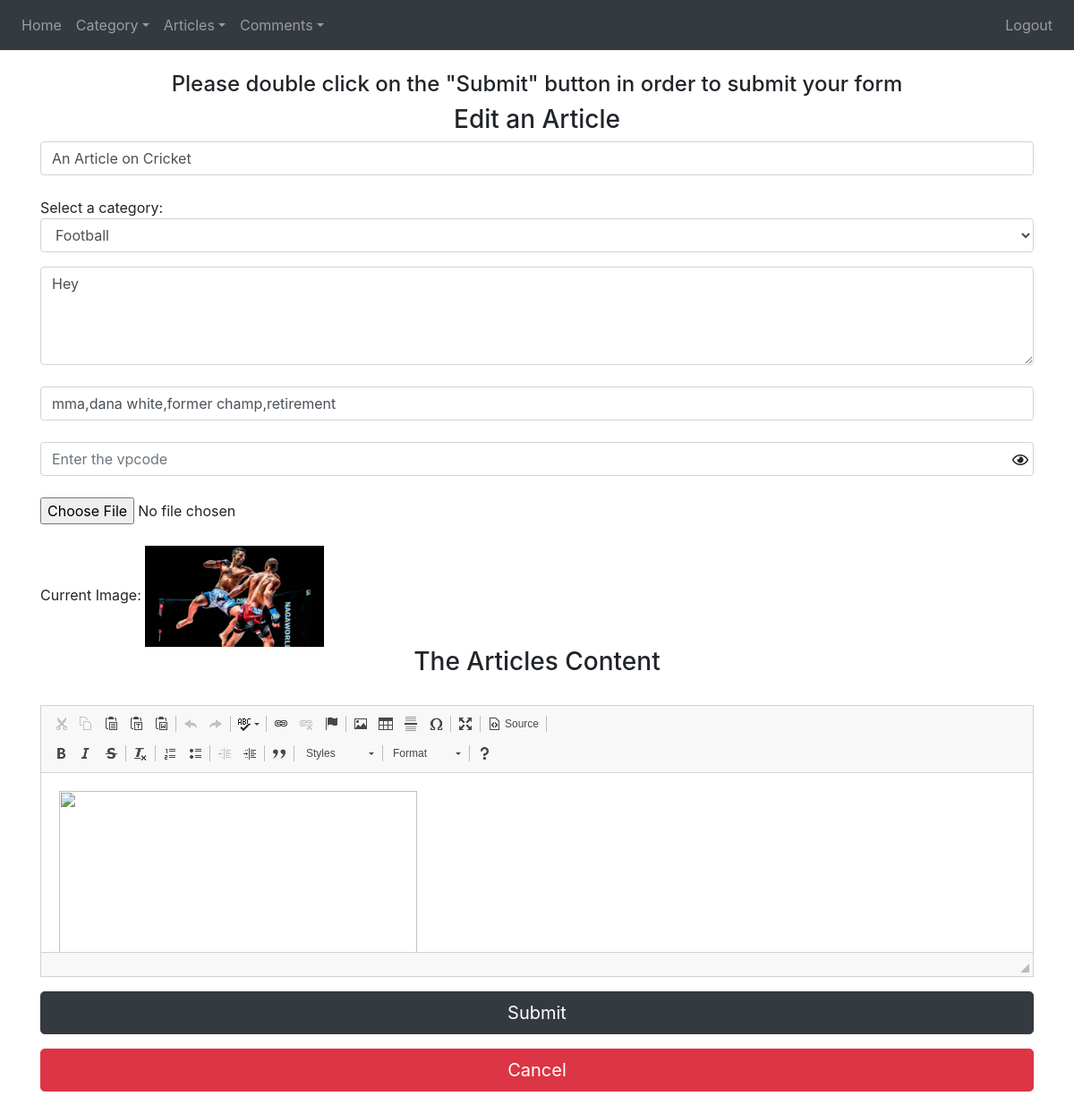
/Articleaddons/editarticle.php?id=44 (signed in), run on the app's committed database.
### tables this page shows
CREATE TABLE `articles` (
  `article_id` int(255) NOT NULL,
  `article_creator` varchar(255) NOT NULL,
  `article_name` varchar(255) NOT NULL,
  `article_summary` varchar(550) NOT NULL,
  `article_key` varchar(255) NOT NULL,
  `article_content` blob NOT NULL,
  `article_category` int(255) NOT NULL,
  `article_create` datetime NOT NULL,
  `article_image` varchar(255) NOT NULL,
  `article_unique_key` varchar(10) NOT NULL,
  `article_block` int(1) NOT NULL
);

### Articleaddons/editarticle.php (the view, shortened to what this page needs)
<?php
include '../config.php';
$sql = "SELECT * from category";
$result = $db->query($sql);
$sql2 = "SELECT * FROM articles WHERE article_id = $_GET[id]";
$result2 = $db->query($sql2);
$row2 = $result2->fetch_assoc();
?>
<html>
<head>
  <link rel="stylesheet" href="https://use.fontawesome.com/releases/v5.7.0/css/all.css">
  <link rel="stylesheet" href="https://maxcdn.bootstrapcdn.com/bootstrap/4.4.1/css/bootstrap.min.css">
</head>
<body>
<?php include '../navbar3.php'; ?>
<div class='container' id='category_back' enctype="multipart/form-data">
<h4 class='text-center'>Please double click on the "Submit" button in order to submit your form</h4>
<form name='art' method='post' id='article'>
<div id='firstart'>
<h3 id='user' class='text-center'>Edit an Article</h3>
<input type='text' id = 'aname' name = 'art_name' class='form-control mb-4' placeholder = 'Enter the name of the article' value='<?php echo $row2['article_name']; ?>'>
<div class='form-group'>
Select a category:<select class='form-control' id='artsel' name='artselect'>
<?php
while($row = mysqli_fetch_assoc($result))
{
echo "
      <option value=$row[cat_id]>$row[cat_name]</option>";
}
?>
</select>
</div>
<textarea class='form-control' name='art_desc' rows='4' cols='155' id='adesc' placeholder='Summary'><?php echo $row2['article_summary']; ?></textarea>
<br>
<input type='text' id = 'akey' name = 'art_key' class='form-control mb-4' placeholder = 'Enter the keywords(Seperate them by commas)' value="<?php echo $row2['article_key']; ?>">
<input type="password" class="form-control mb-4" name="vpc" id="vpcode" placeholder="Enter the vpcode"/>
<span onclick="myFunction2()" id="eye" class="far fa-eye passcheck"></span>
<input type='file' name='file' id='file'/>
<br><br>
Current Image:
<img src="../Profilepics/Articles/<?php echo $row2['article_unique_key']; ?>/<?php echo $row2['article_image']; ?>" style="width:200px">
</div>
<h3 id='user' class='text-center'>The Articles Content</h3>
<br>
<button type="submit" id='abtn' class="btn btn-dark btn-block btn-lg" name='newart' >Submit</button>
</form>
<a href="../index.php" id='artcan'><button type="submit" class="btn btn-danger btn-block btn-lg">Cancel</button></a>
<br>
</div>
</body>
</html>

### Articleaddons/contents.css (style rules this page uses)
body { font-family: sans-serif, Arial, Verdana, "Trebuchet MS", "Apple Color Emoji", "Segoe UI Emoji", "Segoe UI Symbol"; font-size: 12px; color: #333; background-color: #fff; margin: 20px; }
a { color: #0782C1; }
h1,h2,h3,h4,h5,h6 { font-weight: normal; line-height: 1.2; }

### Articleaddons/editarticle.php (style rules this page uses)
.passcheck { float: right; margin-right: 6px; margin-top: -50px; position: relative; z-index: 2; }

### data on the page
articles: art_name "An Article on Cricket", art_desc "Hey", art_key "mma,dana white,former champ,retirement", article_unique_key+article_image (placeholder picture)

### other printed values
form field artselect "Football"
